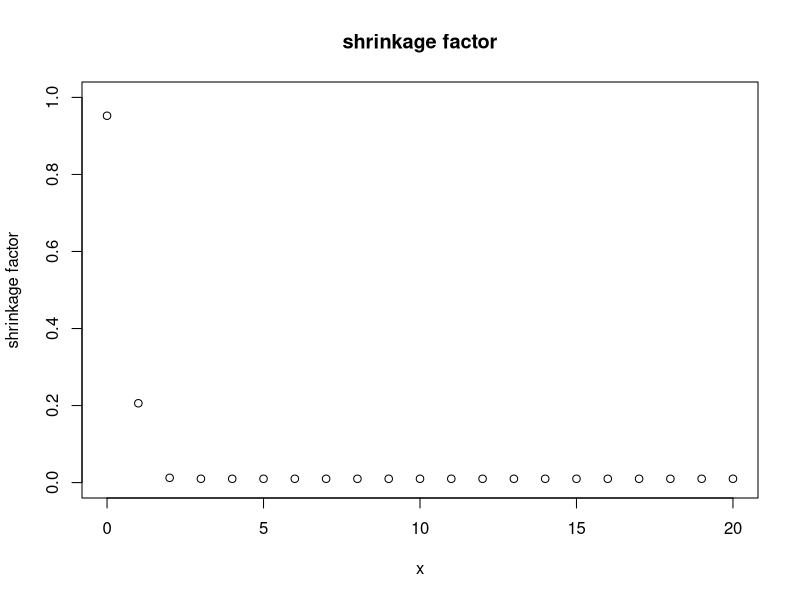
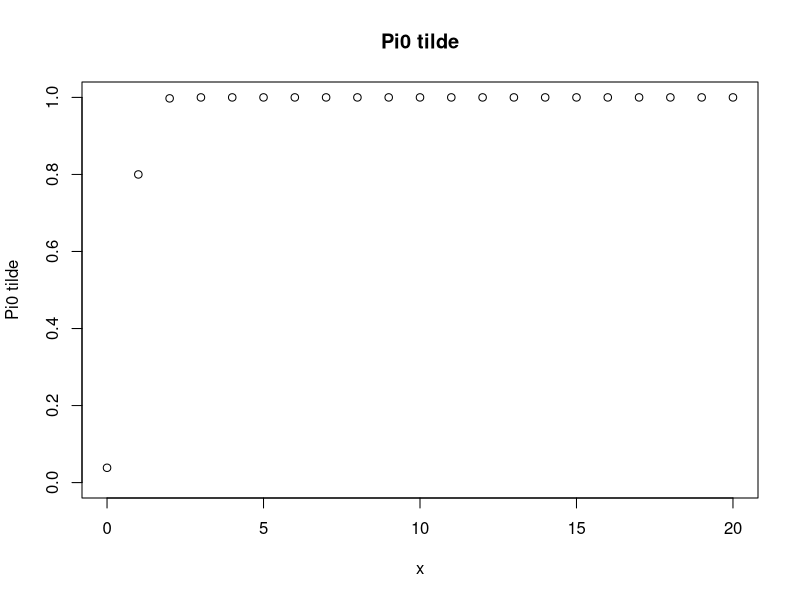
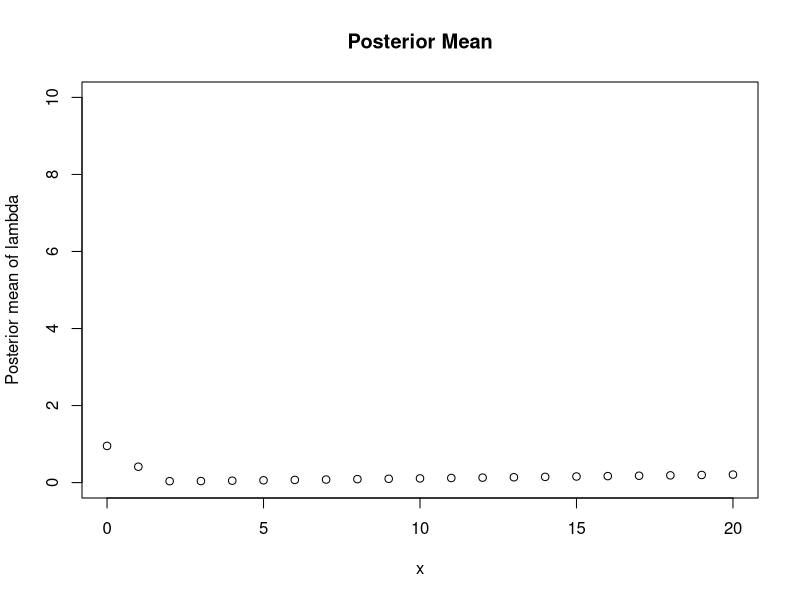
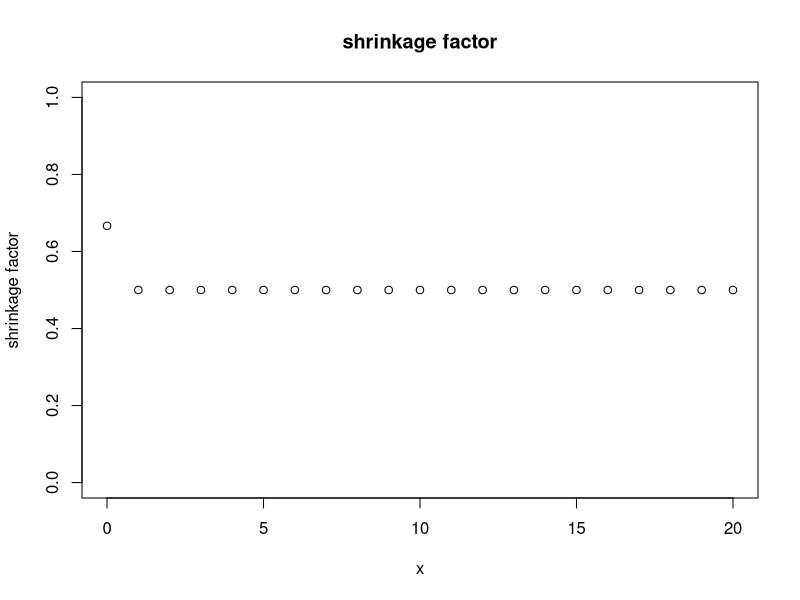
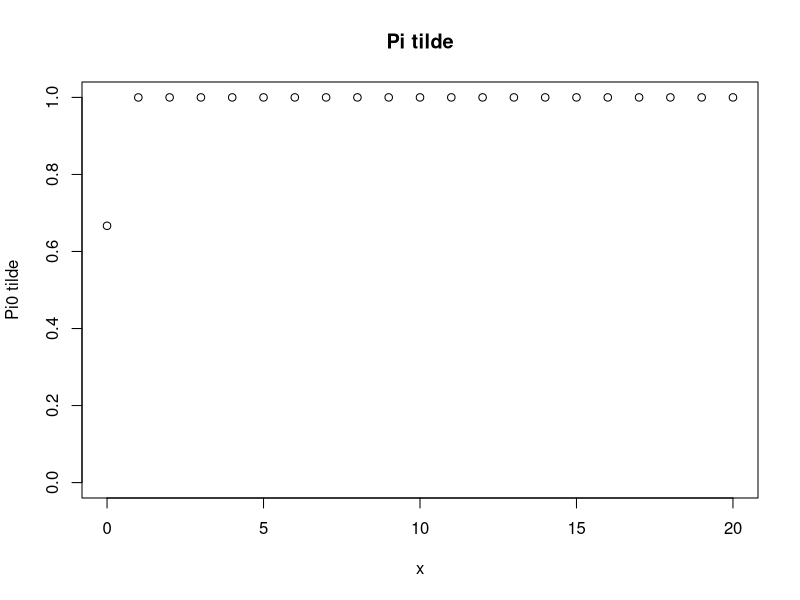
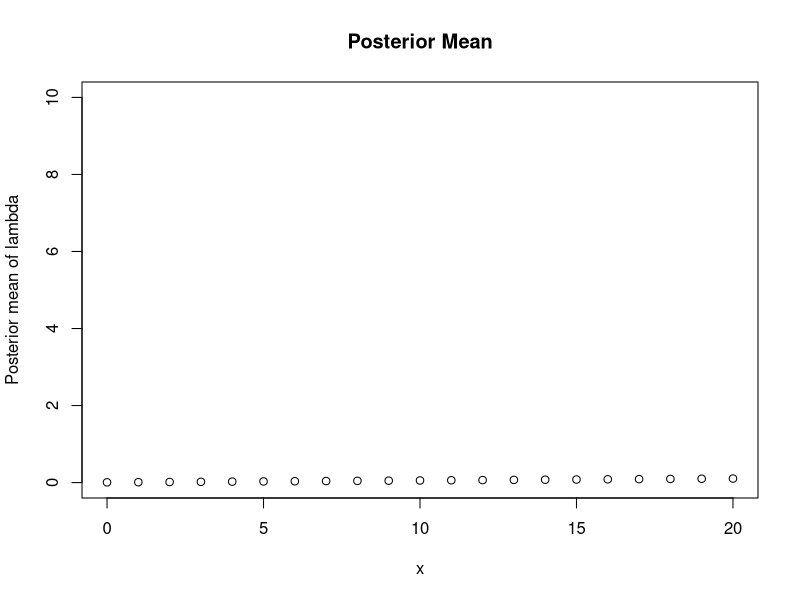

Source code (R) for these figures, in order:
## ---- chunk 1
ebpm_pm = function(a,b,delta,pi0,s,x){
  pi0_pm = 1/(1+(1-pi0)/pi0*(1+delta/(b+s))^a*(1+(delta*s)/(b^2+b*delta+b*s))^(-x))
  shrink_factor = pi0_pm*(s/(b+delta+s))+(1-pi0_pm)*(s/(b+s))
  lambda_pm = shrink_factor*((x+a)/s)
  return(list(pi0_pm=pi0_pm,shrink_factor=shrink_factor,lambda_pm=lambda_pm))
}

## ---- chunk 2
a=1
b=0.01
delta=100
pi0=0.8
s=1
x=seq(0,20)
sf=c()
lp=c()
pp=c()
for(i in 1:length(x)){
  fit = ebpm_pm(a,b,delta,pi0,s,x[i])
  sf=c(sf,fit$shrink_factor)
  lp = c(lp,fit$lambda_pm)
  pp = c(pp,fit$pi0_pm)
}
plot(x,sf,main='shrinkage factor',xlab='x',ylab='shrinkage factor',ylim=c(0,1))
plot(x,pp,main='Pi0 tilde',xlab='x',ylab='Pi0 tilde',ylim=c(0,1))
plot(x,lp,main='Posterior Mean',xlab='x',ylab='Posterior mean of lambda',ylim=c(0,10))
## ---- chunk 3
a=1
b=0.01
delta=100
pi0=0.8
s=100
x=seq(0,20)
sf=c()
lp=c()
pp=c()
for(i in 1:length(x)){
  fit = ebpm_pm(a,b,delta,pi0,s,x[i])
  sf=c(sf,fit$shrink_factor)
  lp = c(lp,fit$lambda_pm)
  pp = c(pp,fit$pi0_pm)
}
plot(x,sf,main='shrinkage factor',xlab='x',ylab='shrinkage factor',ylim=c(0,1))
plot(x,pp,main='Pi tilde',xlab='x',ylab='Pi0 tilde',ylim=c(0,1))
plot(x,lp,main='Posterior Mean',xlab='x',ylab='Posterior mean of lambda',ylim=c(0,10))
